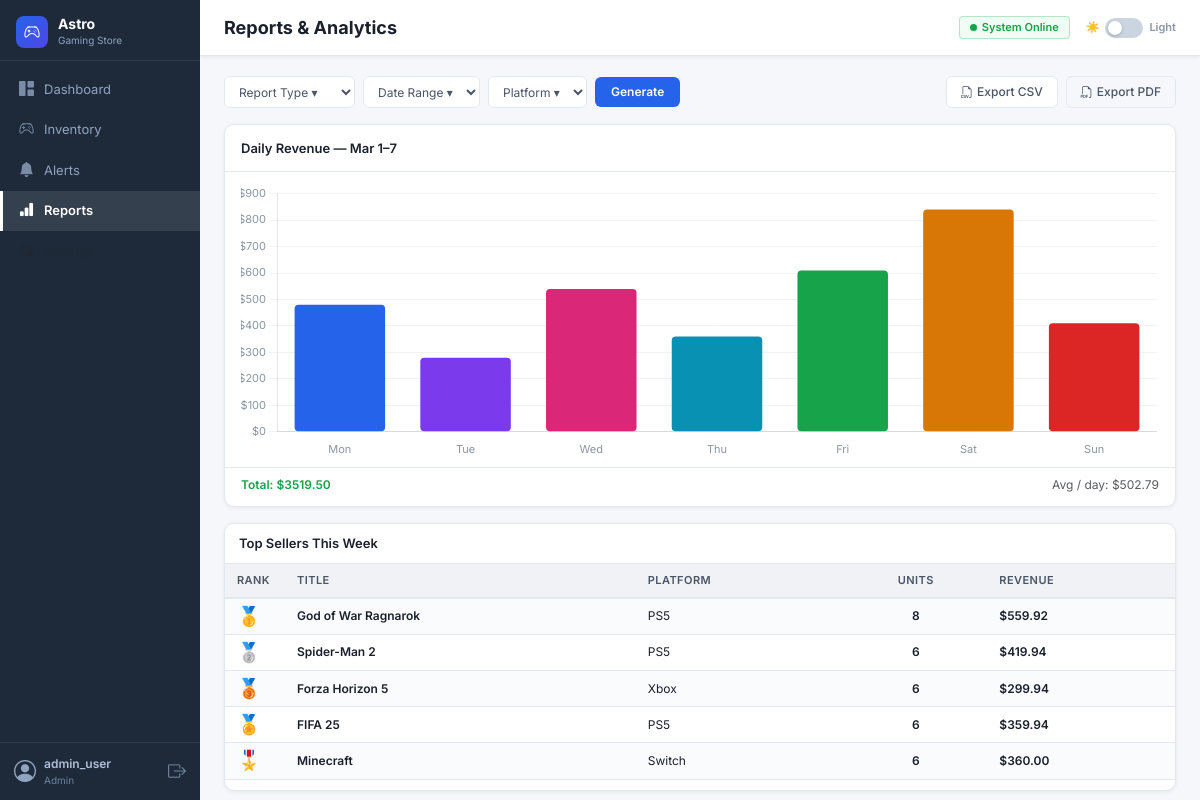
The app's page /reports (signed in), older data.
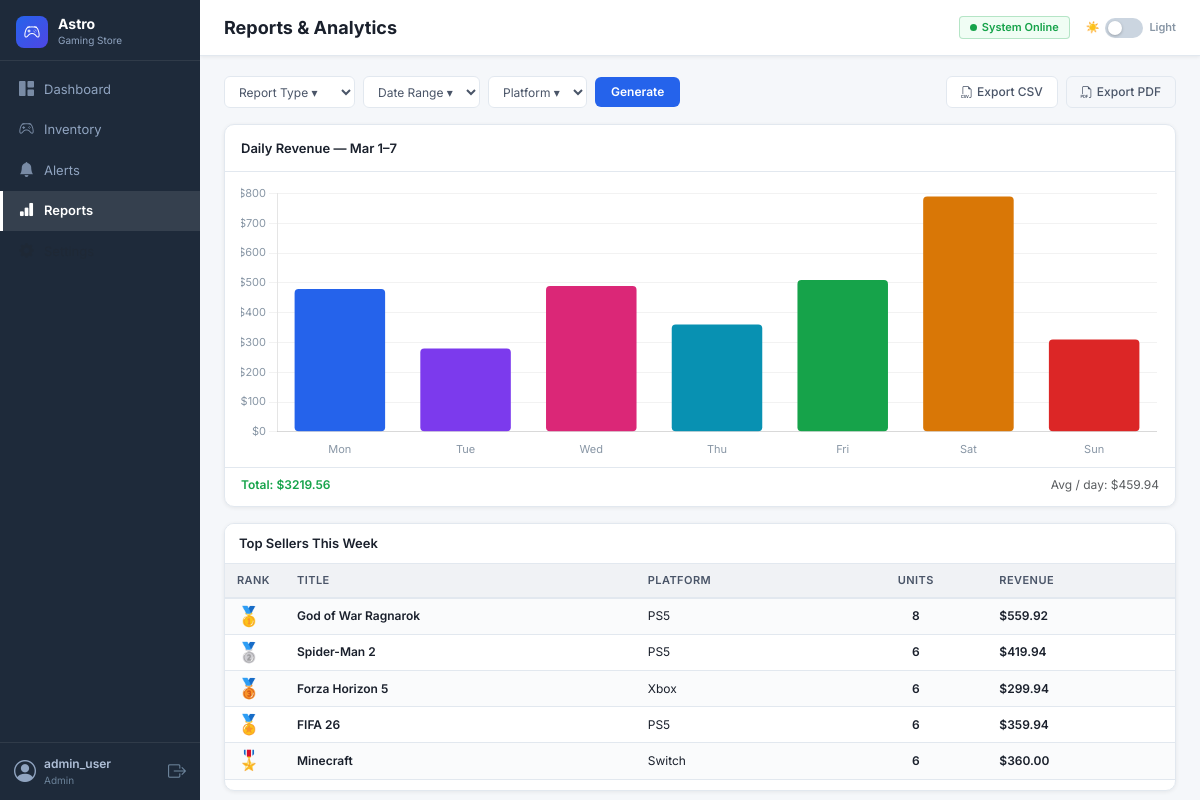
The same page, newer data.
### tables this page shows
CREATE TABLE products (
            id                INTEGER PRIMARY KEY AUTOINCREMENT,
            sku               TEXT UNIQUE NOT NULL,
            title             TEXT NOT NULL,
            platform          TEXT NOT NULL,
            genre             TEXT NOT NULL,
            category          TEXT NOT NULL DEFAULT 'Full Game',
            quantity          INTEGER NOT NULL DEFAULT 0,
            price             REAL NOT NULL DEFAULT 0.0,
            reorder_threshold INTEGER NOT NULL DEFAULT 5
        );

### app.py (the view)
@app.route("/reports")
@login_required
def reports():
    db = get_db()
    daily = db.execute("""
        SELECT DATE(sale_time) as day,
               COALESCE(SUM(sale_price * quantity), 0) as total
        FROM sales
        GROUP BY DATE(sale_time)
        ORDER BY day
        LIMIT 7
    """).fetchall()
    top_sellers = db.execute("""
        SELECT p.title, p.platform,
               SUM(s.quantity) as units,
               SUM(s.sale_price * s.quantity) as revenue
        FROM sales s
        JOIN products p ON p.id = s.product_id
        GROUP BY p.id
        ORDER BY units DESC
        LIMIT 5
    """).fetchall()
    total_revenue = db.execute("SELECT COALESCE(SUM(sale_price * quantity),0) FROM sales").fetchone()[0]
    db.close()
    days   = [r["day"]   for r in daily]
    totals = [round(r["total"], 2) for r in daily]
    avg    = round(total_revenue / max(len(daily), 1), 2)
    return render_template("reports.html",
        days=days, totals=totals,
        top_sellers=top_sellers,
        total_revenue=total_revenue,
        avg_per_day=avg
    )

### app.py (called while the page is built)
@app.before_request
def ensure_db():
    pass  # db initialised once at startup

def login_required(f):
    from functools import wraps
    @wraps(f)
    def decorated(*args, **kwargs):
        if "user_id" not in session:
            return redirect(url_for("login"))
        return f(*args, **kwargs)
    return decorated

### database.py (called while the page is built)
def get_db():
    conn = sqlite3.connect(DB_PATH)
    conn.row_factory = sqlite3.Row
    conn.execute("PRAGMA foreign_keys = ON")
    return conn

### templates/reports.html (shortened to what this page needs)
{% extends "base.html" %}
{% block page_title %}Reports &amp; Analytics{% endblock %}
{% block content %}
<div class="content-inner">
  <div class="toolbar" style="margin-bottom:16px;">
    <div style="display:flex;gap:8px;align-items:center;">
      <select class="filter-select"><option>Report Type ▾</option><option>Sales Summary</option><option>Top Sellers</option></select>
      <select class="filter-select"><option>Date Range ▾</option><option>Last 7 days</option><option>This month</option></select>
      <select class="filter-select"><option>Platform ▾</option><option>PS5</option><option>Xbox</option><option>Switch</option><option>PC</option></select>
      <button class="btn-primary-action">Generate</button>
    </div>
    <div style="display:flex;gap:8px;">
      <a href="{{ url_for('export_reports_csv') }}" class="btn-secondary-action">
        <i class="bi bi-filetype-csv me-1"></i> Export CSV
      </a>
      <button class="btn-outline-action" onclick="window.print()">
        <i class="bi bi-filetype-pdf me-1"></i> Export PDF
      </button>
    </div>
  </div>
  <div class="chart-card" style="margin-bottom:16px;">
    <div class="chart-head">
      <span class="panel-title">Daily Revenue — Mar 1–7</span>
    </div>
    <div class="chart-body">
      <canvas id="revenueChart" height="90"></canvas>
    </div>
    <div class="chart-footer">
      <span class="text-green fw-600">Total: ${{ "%.2f"|format(total_revenue) }}</span>
      <span class="text-muted">Avg / day: ${{ "%.2f"|format(avg_per_day) }}</span>
    </div>
  </div>
  <div class="table-card">
    <div class="panel-head">
      <span class="panel-title">Top Sellers This Week</span>
    </div>
    <table class="data-table">
      <thead>
        <tr>
          <th style="width:60px;">Rank</th>
          <th>Title</th>
          <th>Platform</th>
          <th class="text-center">Units</th>
          <th>Revenue</th>
        </tr>
      </thead>
      <tbody>
        {% set medals = ['🥇','🥈','🥉','🏅','🎖️'] %}
        {% for s in top_sellers %}
        <tr>
          <td style="font-size:1.2rem;line-height:1;">{{ medals[loop.index0] if loop.index0 < 5 else loop.index }}</td>
          <td class="fw-600">{{ s.title }}</td>
          <td class="text-sub">{{ s.platform }}</td>
          <td class="text-center text-blue fw-600">{{ s.units }}</td>
          <td class="text-green fw-600">${{ "%.2f"|format(s.revenue) }}</td>
        </tr>
        {% else %}
        <tr><td colspan="5" class="text-center text-muted py-4">No sales data available.</td></tr>
        {% endfor %}
      </tbody>
    </table>
    <div style="height:10px;"></div>
  </div>
</div>
{% endblock %}
{% block extra_scripts %}
<script>
const days   = {{ days | tojson }};
const totals = {{ totals | tojson }};
const colors = ['#2563EB','#7C3AED','#DB2777','#0891B2','#16A34A','#D97706','#DC2626'];
const ctx = document.getElementById('revenueChart').getContext('2d');
new Chart(ctx, {
  type: 'bar',
  data: {
    labels: days.map((d, i) => ['Mon','Tue','Wed','Thu','Fri','Sat','Sun'][i] || d),
    datasets: [{
      data: totals,
      backgroundColor: colors.slice(0, totals.length),
      borderRadius: 4,
      borderSkipped: false,
    }]
  },
  options: {
    responsive: true,
    plugins: {
      legend: { display: false },
      tooltip: {
        callbacks: {
          label: ctx => ' $' + ctx.parsed.y.toFixed(2)
        }
      }
    },
    scales: {
      x: {
        grid: { display: false },
        ticks: { font: { family: 'Inter', size: 11 }, color: '#8896A5' }
      },
      y: {
        grid: { color: 'rgba(0,0,0,0.05)' },
        ticks: {
          font: { family: 'Inter', size: 11 }, color: '#8896A5',
          callback: v => '$' + v
        }
      }
    }
  }
});
</script>
{% endblock %}

Row changes from the older to the newer data that the page shows:
changed products: title "FIFA 25" → "FIFA 26"
Text that changed along with them:
chart data {{ totals | tojson }}: [479.95, 279.96, 539.92, 359.95, 609.89, 839.91, 409.92] → [479.95, 279.96, 489.93, 359.95, 509.91, 789.92, 309.94]
{{ "%.2f"|format(total_revenue) }}: "3519.50" → "3219.56"
{{ "%.2f"|format(avg_per_day) }}: "502.79" → "459.94"
